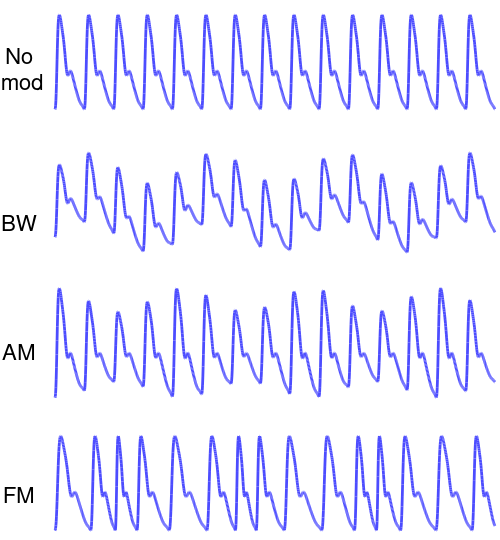
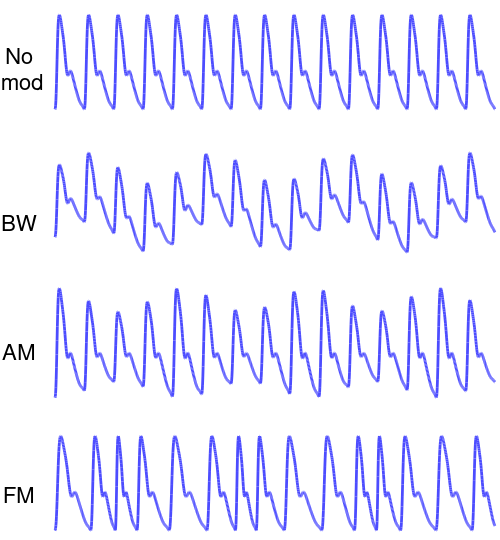
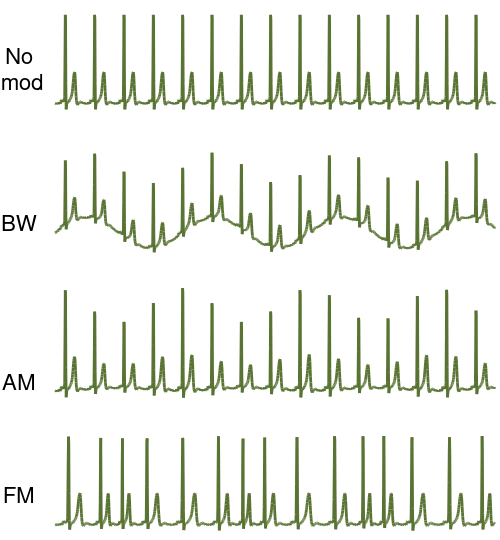
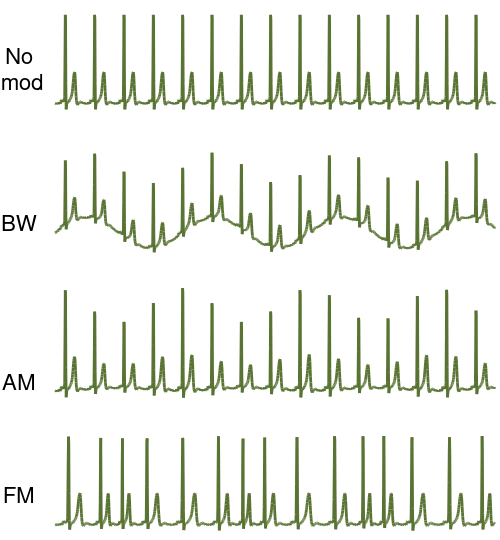

These charts were generated, in order, by the following MATLAB code:
function make_respiratory_modulations_plot
% make_respiratory_modulations_plot creates a plot of respiratory
% modulations of the ECG and PPG signals. 
%
%               make_respiratory_modulations_plot
%
%	This file creates the image originally published in:
%           Charlton P.H. et al. An assessment of algorithms to estimate
%           respiratory rate from the electrocardiogram and photoplethysmogram,
%           Physiological Measurement, 37(4), 2016
%           DOI: https://doi.org/10.1088/0967-3334/37/4/610
%   Please cite this publication when using this image.
%
%   In addition, it was modified on 27th Feb 2020 to also create individual
%   images for the ECG and PPG
%   
%   Output:
%       PNG images in the same folder as this script: one illustrating both
%       ECG and PPG signals, and one for each signal individually.
%     
%   Comments, Questions, Criticisms, Feedback, Contributions:
%       See: http://peterhcharlton.github.io/RRest/contributions.html
%
%   Licence:
%       please see the accompanying file named "LICENSE"
%

%% Settings

no_beats = 511;
sig_range = 1;
f_r = 0.23; w_r = 2*pi*f_r;
f_c = 1.2; w_c = 2*pi*f_c;
fs = 100;
a_r = 0.22;

%% Load data

ecg_data.t = 0:0.01:1;
ecg_data.v = [0.0628929206915458,0.0628929206915458,0.0587000506488106,0.0607963906957733,0.0587000506488106,0.0628929206915458,0.0587000506488106,0.0649893007277317,0.0587000506488106,0.0649893906993127,0.0628929206915458,0.0628929206915458,0.0587001706021793,0.0607964806721212,0.0754714208624968,0.0670857907342811,0.0712786607770163,0.0607965306526915,0.0587000506488106,0.0712790306332367,0.0796641009790649,0.0880504708590479,0.100628751076163,0.0985321711111414,0.0922430109906925,0.0817607109175321,0.0796644008624868,0.0859536009673920,0.0838574908197314,0.0943395309891593,0.0964358810334277,0.0964358810334277,0.0796640410023805,0.138365121315293,0.553456376600879,1,0.964354102164553,0.276729142911456,0,0.0251570603185868,0.0628930206526865,0.0649893907034836,0.0712784908430773,0.0733751507770112,0.0712787207537007,0.0796644008624868,0.0796644008624868,0.0880501409479572,0.0838572908974501,0.0943395809596000,0.0964358810334277,0.106917921192726,0.109014511153862,0.115303891188820,0.121593101289839,0.129978841375310,0.138364581460780,0.153039681588981,0.167714841693866,0.186582621942805,0.218028912350468,0.247379232560238,0.285115292855479,0.322850853343825,0.352200673749083,0.375261713885036,0.389936784024894,0.394129654067629,0.373165483784006,0.329140363329457,0.259957612777821,0.190775711926268,0.138365241204309,0.0922432209090877,0.0754715108275234,0.0545071806060754,0.0545071806060754,0.0461214405206049,0.0545071806060754,0.0566034506718976,0.0628929206915458,0.0628929206915458,0.0712786607770163,0.0712786607770163,0.0754715308197515,0.0754715308197515,0.0796644008624868,0.0796644008624868,0.0796644008624868,0.0796644008624868,0.0754716807614624,0.0712786607770163,0.0712786607770163,0.0754715308197515,0.0670859806604482,0.0628929206915458,0.0670857907342811,0.0607963906957734,0.0670857907342811,0.0628929206915458,0.0712786607770163];

ppg.t = 0:0.01:1;
ppg.v = [0,0.00927542939852481,0.0372488322480372,0.0896445546165244,0.169004189004819,0.272647048523832,0.393762147326141,0.522824548449564,0.648130256209061,0.758626219281831,0.847819546835619,0.914400499067893,0.959234915642351,0.985437381517778,0.997714838452157,1,0.995011418768304,0.985125871133712,0.971761461825674,0.955456925699569,0.937412807053363,0.917629320396664,0.896682390477446,0.875479725915258,0.853916479121250,0.832170367477851,0.810423915529333,0.788209093110292,0.764908967193013,0.739300355899694,0.712381664572962,0.683143829496475,0.651587233363082,0.618067496536693,0.583173995134062,0.547292623927837,0.511984733125585,0.478482376769321,0.447658087846185,0.420523059079013,0.397447373925289,0.378897500664425,0.366497617029747,0.359654515162849,0.357484309046336,0.359638663309276,0.364692117662492,0.372113594720006,0.380055318961484,0.388913036314599,0.399242502208559,0.406355757469157,0.408744202083830,0.407861780008873,0.404510362335276,0.398839763639832,0.390849762384774,0.382094285048579,0.372173831593098,0.361197192580294,0.349640925944862,0.337504695928278,0.325000637378979,0.312496521432379,0.300276611142535,0.287995625629235,0.275491584041999,0.263380083238680,0.251419743047758,0.239459173263126,0.227498880486464,0.215538282837730,0.203643944307285,0.192226987553774,0.180948415515039,0.170075343432093,0.159202176822953,0.148329061636135,0.137738867025047,0.127409366648891,0.117434993958546,0.108040650505145,0.0992259833676540,0.0909912956489715,0.0833362360009967,0.0775118991588359,0.0715432265228746,0.0656005086235839,0.0601638844825797,0.0549468564227474,0.0507434502364092,0.0467557643993294,0.0426247533240844,0.0390735410794610,0.0355210529792382,0.0310620642768787,0.0254434048267722,0.0182660054583478,0.0102196996141933,0.00347880408741879,0.00152249485121779];

sin_wave.t = ppg.t;
sin_wave.v = sin(w_c*ppg.t);

%% Find plain data
for sig = {'ppg', 'ecg_data', 'sin_wave'}
    % Extract data
    eval(['data = ' sig{1,1} ';']);
    % Normalise data
    data.v = sig_range * (data.v - min(data.v))/(range(data.v));
    % Multiply data
    data.seg.v = [ data.v, repmat(data.v(2:end), [1,no_beats-1]) ];
    data.seg.t = 0:(1/fs):no_beats;
    % Re-insert data
    eval([sig{1,1} ' = data;']);
end

%% Find modulated data
for sig = {'ppg', 'ecg_data', 'sin_wave'}
    % Extract data
    eval(['data = ' sig{1,1} ';']);
    % BW:
    data.bw.v = data.seg.v + a_r*sin(w_r*data.seg.t);
    data.bw.t = data.seg.t;
    % AM:
    data.am.t = data.seg.t;
    % data.am.v = data.seg.v.*(1+a_r*sin(w_r*data.seg.t));
    data.am.v = detrend(data.seg.v).*((1/a_r)+cos(w_r*data.seg.t));
    % FM:
    temp.t = data.seg.t + a_r*sin(w_r*data.seg.t);
    temp.v = data.seg.v;
    data.fm.t = data.seg.t;
    data.fm.v = interp1(temp.t, temp.v, data.fm.t);
    % Re-insert data
    eval([sig{1,1} ' = data;']);
end

%% Make individual PPG and ECG modulations figures
make_individual_ppg_ecg_figs(ppg, ecg_data);

%% Make PPG and ECG modulations figure
make_ppg_ecg_fig(ppg, ecg_data);

end

function make_ppg_ecg_fig(ppg, ecg_data)

% setup figure
close all
duration = 15;
paper_size = [480 270 960 540]./100;
height = 0.18;
width = 0.43;
h_fig = figure('Position',paper_size*100);
set(gcf,'color','w');
color = get(h_fig,'Color');
fontsize = 16;

% Plot PPG and ECG
temp = ppg;
ppg_col = [0.3, 0.3, 1];
ax(1) = subplot('Position', [0.07, 0.7, width, height]); data = temp.seg; rel_els = find(data.t<=duration); plot(data.t(rel_els), data.v(rel_els), 'Color', ppg_col, 'LineWidth', 2), xlim([min(data.t(rel_els)), max(data.t(rel_els))]), ylim([min(data.v(rel_els))-0.1, max(data.v(rel_els))+0.1]), set(gca, 'XTick', [], 'YTick', []), set(gca,'XColor',color,'YColor',color,'TickDir','out'), ylabel({' ','No       ', 'mod      '}, 'Rotation', 0, 'Color', 'k', 'FontSize', fontsize, 'Position', [-0.5,0.2]), title('PPG', 'FontSize', fontsize)
ax(2) = subplot('Position', [0.07, 0.46, width, height]); data = temp.bw; rel_els = find(data.t<=duration); plot(data.t(rel_els), data.v(rel_els), 'Color', ppg_col, 'LineWidth', 2), xlim([min(data.t(rel_els)), max(data.t(rel_els))]), ylim([min(data.v(rel_els))-0.1, max(data.v(rel_els))+0.1]), set(gca, 'XTick', [], 'YTick', []), set(gca,'XColor',color,'YColor',color,'TickDir','out'), ylabel('BW       ', 'Rotation', 0, 'Color', 'k', 'FontSize', fontsize, 'Position', [-0.5,0.1])
ax(3) = subplot('Position', [0.07, 0.23, width, height]); data = temp.am; rel_els = find(data.t<=duration); plot(data.t(rel_els), data.v(rel_els), 'Color', ppg_col, 'LineWidth', 2), xlim([min(data.t(rel_els)), max(data.t(rel_els))]), ylim([min(data.v(rel_els))-0.1, max(data.v(rel_els))+0.1]), set(gca, 'XTick', [], 'YTick', []), set(gca,'XColor',color,'YColor',color,'TickDir','out'), ylabel('AM       ', 'Rotation', 0, 'Color', 'k', 'FontSize', fontsize, 'Position', [-0.5,-0.3])
ax(4) = subplot('Position', [0.07, 0.00, width, height]); data = temp.fm; rel_els = find(data.t<=duration); plot(data.t(rel_els), data.v(rel_els), 'Color', ppg_col, 'LineWidth', 2), xlim([min(data.t(rel_els)), max(data.t(rel_els))]), ylim([min(data.v(rel_els))-0.1, max(data.v(rel_els))+0.1]), set(gca, 'XTick', [], 'YTick', []), set(gca,'XColor',color,'YColor',color,'TickDir','out'), ylabel('FM       ', 'Rotation', 0, 'Color', 'k', 'FontSize', fontsize, 'Position', [-0.5,0.3])
temp = ecg_data;
ecg_col = [0.35, 0.45, 0.2];
ax(1) = subplot('Position', [0.56, 0.7, width, height]); data = temp.seg; rel_els = find(data.t<=duration); plot(data.t(rel_els), data.v(rel_els), 'Color', ecg_col, 'LineWidth', 2), xlim([min(data.t(rel_els)), max(data.t(rel_els))]), ylim([min(data.v(rel_els))-0.1, max(data.v(rel_els))+0.1]), set(gca, 'XTick', [], 'YTick', []), set(gca,'XColor',color,'YColor',color,'TickDir','out'), title('ECG', 'FontSize', fontsize), %ylabel('No mod             ', 'Rotation', 0, 'Color', 'k', 'FontSize', fontsize)
ax(2) = subplot('Position', [0.56, 0.46, width, height]); data = temp.bw; rel_els = find(data.t<=duration); plot(data.t(rel_els), data.v(rel_els), 'Color', ecg_col, 'LineWidth', 2), xlim([min(data.t(rel_els)), max(data.t(rel_els))]), ylim([min(data.v(rel_els))-0.1, max(data.v(rel_els))+0.1]), set(gca, 'XTick', [], 'YTick', []), set(gca,'XColor',color,'YColor',color,'TickDir','out'), %ylabel('BW        ', 'Rotation', 0, 'Color', 'k', 'FontSize', fontsize)
ax(3) = subplot('Position', [0.56, 0.23, width, height]); data = temp.am; rel_els = find(data.t<=duration); plot(data.t(rel_els), data.v(rel_els), 'Color', ecg_col, 'LineWidth', 2), xlim([min(data.t(rel_els)), max(data.t(rel_els))]), ylim([min(data.v(rel_els))-0.1, max(data.v(rel_els))+0.1]), set(gca, 'XTick', [], 'YTick', []), set(gca,'XColor',color,'YColor',color,'TickDir','out'), %ylabel('AM        ', 'Rotation', 0, 'Color', 'k', 'FontSize', fontsize)
ax(4) = subplot('Position', [0.56, 0.00, width, height]); data = temp.fm; rel_els = find(data.t<=duration); plot(data.t(rel_els), data.v(rel_els), 'Color', ecg_col, 'LineWidth', 2), xlim([min(data.t(rel_els)), max(data.t(rel_els))]), ylim([min(data.v(rel_els))-0.1, max(data.v(rel_els))+0.1]), set(gca, 'XTick', [], 'YTick', []), set(gca,'XColor',color,'YColor',color,'TickDir','out'), %ylabel('FM        ', 'Rotation', 0, 'Color', 'k', 'FontSize', fontsize)

set(h_fig,'PaperUnits','inches');
set(h_fig,'PaperSize', [paper_size(3), paper_size(4)]);
set(h_fig,'PaperPosition',[0 0 paper_size(3) paper_size(4)]);

%% Save figure
save_name = 'resp_mods';
save_fig(save_name, h_fig);

end

function make_individual_ppg_ecg_figs(ppg, ecg_data)

for fig_no = 1 : 2
    
    switch fig_no
        case 1
            temp = ppg;
            save_name = 'ppg_resp_mods';
            sig_col = [0.3, 0.3, 1];
    
        case 2
            temp = ecg_data;
            save_name = 'ecg_resp_mods';
            sig_col = [0.35, 0.45, 0.2];
    
    end
    title_text = upper(save_name(1:3));
    
    % setup figure
    close all
    duration = 15;
    paper_size = [480 270 500 540]./100;
    height = 0.21;
    width = 0.88;
    h_fig = figure('Position',paper_size*100);
    set(gcf,'color','w');
    color = get(h_fig,'Color');
    fontsize = 16;
    
    % Plot PPG or ECG
    ax(1) = subplot('Position', [0.11, 0.78, width, height]); data = temp.seg; rel_els = find(data.t<=duration); plot(data.t(rel_els), data.v(rel_els), 'Color', sig_col, 'LineWidth', 2), xlim([min(data.t(rel_els)), max(data.t(rel_els))]), ylim([min(data.v(rel_els))-0.1, max(data.v(rel_els))+0.1]), set(gca, 'XTick', [], 'YTick', []), set(gca,'XColor',color,'YColor',color,'TickDir','out'), ylabel({' ','No       ', 'mod      '}, 'Rotation', 0, 'Color', 'k', 'FontSize', fontsize, 'Position', [-0.5,0.2]), %title(title_text, 'FontSize', fontsize)
    ax(2) = subplot('Position', [0.11, 0.52, width, height]); data = temp.bw; rel_els = find(data.t<=duration); plot(data.t(rel_els), data.v(rel_els), 'Color', sig_col, 'LineWidth', 2), xlim([min(data.t(rel_els)), max(data.t(rel_els))]), ylim([min(data.v(rel_els))-0.1, max(data.v(rel_els))+0.1]), set(gca, 'XTick', [], 'YTick', []), set(gca,'XColor',color,'YColor',color,'TickDir','out'), ylabel('BW       ', 'Rotation', 0, 'Color', 'k', 'FontSize', fontsize, 'Position', [-0.5,0.1])
    ax(3) = subplot('Position', [0.11, 0.26, width, height]); data = temp.am; rel_els = find(data.t<=duration); plot(data.t(rel_els), data.v(rel_els), 'Color', sig_col, 'LineWidth', 2), xlim([min(data.t(rel_els)), max(data.t(rel_els))]), ylim([min(data.v(rel_els))-0.1, max(data.v(rel_els))+0.1]), set(gca, 'XTick', [], 'YTick', []), set(gca,'XColor',color,'YColor',color,'TickDir','out'), ylabel('AM       ', 'Rotation', 0, 'Color', 'k', 'FontSize', fontsize, 'Position', [-0.5,-0.3])
    ax(4) = subplot('Position', [0.11, 0.00, width, height]); data = temp.fm; rel_els = find(data.t<=duration); plot(data.t(rel_els), data.v(rel_els), 'Color', sig_col, 'LineWidth', 2), xlim([min(data.t(rel_els)), max(data.t(rel_els))]), ylim([min(data.v(rel_els))-0.1, max(data.v(rel_els))+0.1]), set(gca, 'XTick', [], 'YTick', []), set(gca,'XColor',color,'YColor',color,'TickDir','out'), ylabel('FM       ', 'Rotation', 0, 'Color', 'k', 'FontSize', fontsize, 'Position', [-0.5,0.3])
    
    set(h_fig,'PaperUnits','inches');
    set(h_fig,'PaperSize', [paper_size(3), paper_size(4)]);
    set(h_fig,'PaperPosition',[0 0 paper_size(3) paper_size(4)]);
    
    %% Save figure
    save_fig(save_name, h_fig);
    
end

end

function save_fig(save_name, h_fig)

% Setup file path
[folder, ~, ~] = fileparts(mfilename('fullpath'));
if ~isempty(strfind(folder, '\'))
    slash_dirn = '\';
else
    slash_dirn = '/';
end
savepath = [folder, slash_dirn, save_name];

% PNG
print(h_fig,'-dpng',savepath)

% PDF
% print(h_fig,'-dpdf',savepath)

% EPS
% I found that using the save command on the figure window worked best.
print(h_fig,'-depsc',savepath)

end
